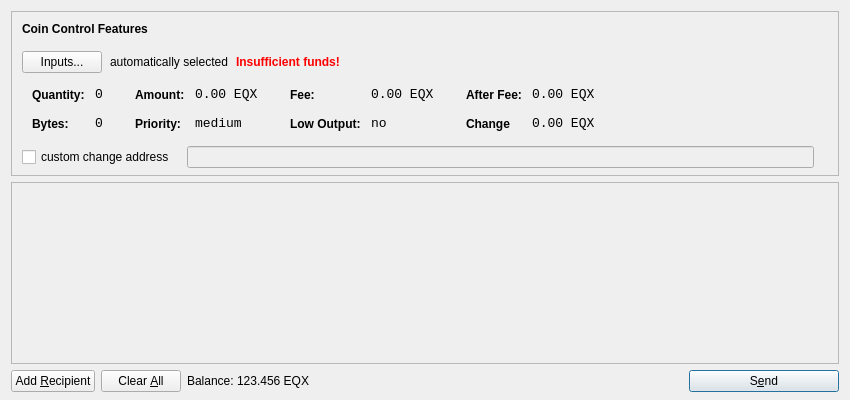
<?xml version="1.0" encoding="UTF-8"?>
<ui version="4.0">
 <class>SendCoinsDialog</class>
 <widget class="QDialog" name="SendCoinsDialog">
  <property name="geometry">
   <rect>
    <x>0</x>
    <y>0</y>
    <width>850</width>
    <height>400</height>
   </rect>
  </property>
  <property name="windowTitle">
   <string>Send Coins</string>
  </property>
  <layout class="QVBoxLayout" name="verticalLayout" stretch="0,1,0">
   <property name="bottomMargin">
    <number>8</number>
   </property>
   <item>
    <widget class="QFrame" name="frameCoinControl">
     <property name="sizePolicy">
      <sizepolicy hsizetype="Expanding" vsizetype="Expanding">
       <horstretch>0</horstretch>
       <verstretch>0</verstretch>
      </sizepolicy>
     </property>
     <property name="maximumSize">
      <size>
       <width>16777215</width>
       <height>16777215</height>
      </size>
     </property>
     <property name="frameShape">
      <enum>QFrame::StyledPanel</enum>
     </property>
     <property name="frameShadow">
      <enum>QFrame::Sunken</enum>
     </property>
     <layout class="QVBoxLayout" name="verticalLayoutCoinControl2">
      <property name="spacing">
       <number>-1</number>
      </property>
      <property name="leftMargin">
       <number>0</number>
      </property>
      <property name="topMargin">
       <number>0</number>
      </property>
      <property name="rightMargin">
       <number>0</number>
      </property>
      <property name="bottomMargin">
       <number>6</number>
      </property>
      <item>
       <layout class="QVBoxLayout" name="verticalLayoutCoinControl" stretch="0,0,0,0,1">
        <property name="spacing">
         <number>0</number>
        </property>
        <property name="leftMargin">
         <number>10</number>
        </property>
        <property name="topMargin">
         <number>10</number>
        </property>
        <item>
         <layout class="QHBoxLayout" name="horizontalLayoutCoinControl1">
          <property name="bottomMargin">
           <number>15</number>
          </property>
          <item>
           <widget class="QLabel" name="labelCoinControlFeatures">
            <property name="sizePolicy">
             <sizepolicy hsizetype="Preferred" vsizetype="Maximum">
              <horstretch>0</horstretch>
              <verstretch>0</verstretch>
             </sizepolicy>
            </property>
            <property name="font">
             <font>
              <weight>75</weight>
              <bold>true</bold>
             </font>
            </property>
            <property name="styleSheet">
             <string notr="true">font-weight:bold;</string>
            </property>
            <property name="text">
             <string>Coin Control Features</string>
            </property>
           </widget>
          </item>
         </layout>
        </item>
        <item>
         <layout class="QHBoxLayout" name="horizontalLayoutCoinControl2" stretch="0,0,0,0">
          <property name="spacing">
           <number>8</number>
          </property>
          <property name="bottomMargin">
           <number>10</number>
          </property>
          <item>
           <widget class="QPushButton" name="pushButtonCoinControl">
            <property name="styleSheet">
             <string notr="true"/>
            </property>
            <property name="text">
             <string>Inputs...</string>
            </property>
           </widget>
          </item>
          <item>
           <widget class="QLabel" name="labelCoinControlAutomaticallySelected">
            <property name="text">
             <string>automatically selected</string>
            </property>
            <property name="margin">
             <number>5</number>
            </property>
           </widget>
          </item>
          <item>
           <widget class="QLabel" name="labelCoinControlInsuffFunds">
            <property name="font">
             <font>
              <weight>75</weight>
              <bold>true</bold>
             </font>
            </property>
            <property name="styleSheet">
             <string notr="true">color:red;font-weight:bold;</string>
            </property>
            <property name="text">
             <string>Insufficient funds!</string>
            </property>
            <property name="margin">
             <number>5</number>
            </property>
           </widget>
          </item>
          <item>
           <spacer name="horizontalSpacerCoinControl">
            <property name="orientation">
             <enum>Qt::Horizontal</enum>
            </property>
            <property name="sizeHint" stdset="0">
             <size>
              <width>40</width>
              <height>1</height>
             </size>
            </property>
           </spacer>
          </item>
         </layout>
        </item>
        <item>
         <widget class="QWidget" name="widgetCoinControl" native="true">
          <property name="sizePolicy">
           <sizepolicy hsizetype="Preferred" vsizetype="Preferred">
            <horstretch>0</horstretch>
            <verstretch>0</verstretch>
           </sizepolicy>
          </property>
          <property name="minimumSize">
           <size>
            <width>0</width>
            <height>0</height>
           </size>
          </property>
          <property name="styleSheet">
           <string notr="true"/>
          </property>
          <layout class="QHBoxLayout" name="horizontalLayoutCoinControl5">
           <property name="margin">
            <number>0</number>
           </property>
           <item>
            <layout class="QHBoxLayout" name="horizontalLayoutCoinControl3" stretch="0,0,0,1">
             <property name="spacing">
              <number>20</number>
             </property>
             <property name="topMargin">
              <number>0</number>
             </property>
             <property name="bottomMargin">
              <number>10</number>
             </property>
             <item>
              <layout class="QFormLayout" name="formLayoutCoinControl1">
               <property name="horizontalSpacing">
                <number>10</number>
               </property>
               <property name="verticalSpacing">
                <number>14</number>
               </property>
               <property name="leftMargin">
                <number>10</number>
               </property>
               <property name="topMargin">
                <number>4</number>
               </property>
               <property name="rightMargin">
                <number>6</number>
               </property>
               <item row="0" column="0">
                <widget class="QLabel" name="labelCoinControlQuantityText">
                 <property name="styleSheet">
                  <string notr="true">font-weight:bold;</string>
                 </property>
                 <property name="text">
                  <string>Quantity:</string>
                 </property>
                 <property name="margin">
                  <number>0</number>
                 </property>
                </widget>
               </item>
               <item row="0" column="1">
                <widget class="QLabel" name="labelCoinControlQuantity">
                 <property name="font">
                  <font>
                   <family>Monospace</family>
                   <pointsize>10</pointsize>
                  </font>
                 </property>
                 <property name="cursor">
                  <cursorShape>IBeamCursor</cursorShape>
                 </property>
                 <property name="contextMenuPolicy">
                  <enum>Qt::ActionsContextMenu</enum>
                 </property>
                 <property name="text">
                  <string>0</string>
                 </property>
                 <property name="margin">
                  <number>0</number>
                 </property>
                 <property name="textInteractionFlags">
                  <set>Qt::LinksAccessibleByMouse|Qt::TextSelectableByKeyboard|Qt::TextSelectableByMouse</set>
                 </property>
                </widget>
               </item>
               <item row="1" column="0">
                <widget class="QLabel" name="labelCoinControlBytesText">
                 <property name="styleSheet">
                  <string notr="true">font-weight:bold;</string>
                 </property>
                 <property name="text">
                  <string>Bytes:</string>
                 </property>
                </widget>
               </item>
               <item row="1" column="1">
                <widget class="QLabel" name="labelCoinControlBytes">
                 <property name="font">
                  <font>
                   <family>Monospace</family>
                   <pointsize>10</pointsize>
                  </font>
                 </property>
                 <property name="cursor">
                  <cursorShape>IBeamCursor</cursorShape>
                 </property>
                 <property name="contextMenuPolicy">
                  <enum>Qt::ActionsContextMenu</enum>
                 </property>
                 <property name="text">
                  <string>0</string>
                 </property>
                 <property name="textInteractionFlags">
                  <set>Qt::LinksAccessibleByMouse|Qt::TextSelectableByKeyboard|Qt::TextSelectableByMouse</set>
                 </property>
                </widget>
               </item>
              </layout>
             </item>
             <item>
              <layout class="QFormLayout" name="formLayoutCoinControl2">
               <property name="horizontalSpacing">
                <number>10</number>
               </property>
               <property name="verticalSpacing">
                <number>14</number>
               </property>
               <property name="leftMargin">
                <number>6</number>
               </property>
               <property name="topMargin">
                <number>4</number>
               </property>
               <property name="rightMargin">
                <number>6</number>
               </property>
               <item row="0" column="0">
                <widget class="QLabel" name="labelCoinControlAmountText">
                 <property name="styleSheet">
                  <string notr="true">font-weight:bold;</string>
                 </property>
                 <property name="text">
                  <string>Amount:</string>
                 </property>
                 <property name="margin">
                  <number>0</number>
                 </property>
                </widget>
               </item>
               <item row="0" column="1">
                <widget class="QLabel" name="labelCoinControlAmount">
                 <property name="font">
                  <font>
                   <family>Monospace</family>
                   <pointsize>10</pointsize>
                  </font>
                 </property>
                 <property name="cursor">
                  <cursorShape>IBeamCursor</cursorShape>
                 </property>
                 <property name="contextMenuPolicy">
                  <enum>Qt::ActionsContextMenu</enum>
                 </property>
                 <property name="text">
                  <string>0.00 EQX</string>
                 </property>
                 <property name="textInteractionFlags">
                  <set>Qt::LinksAccessibleByMouse|Qt::TextSelectableByKeyboard|Qt::TextSelectableByMouse</set>
                 </property>
                </widget>
               </item>
               <item row="1" column="0">
                <widget class="QLabel" name="labelCoinControlPriorityText">
                 <property name="styleSheet">
                  <string notr="true">font-weight:bold;</string>
                 </property>
                 <property name="text">
                  <string>Priority:</string>
                 </property>
                </widget>
               </item>
               <item row="1" column="1">
                <widget class="QLabel" name="labelCoinControlPriority">
                 <property name="font">
                  <font>
                   <family>Monospace</family>
                   <pointsize>10</pointsize>
                  </font>
                 </property>
                 <property name="cursor">
                  <cursorShape>IBeamCursor</cursorShape>
                 </property>
                 <property name="contextMenuPolicy">
                  <enum>Qt::ActionsContextMenu</enum>
                 </property>
                 <property name="text">
                  <string>medium</string>
                 </property>
                 <property name="textInteractionFlags">
                  <set>Qt::LinksAccessibleByMouse|Qt::TextSelectableByKeyboard|Qt::TextSelectableByMouse</set>
                 </property>
                </widget>
               </item>
              </layout>
             </item>
             <item>
              <layout class="QFormLayout" name="formLayoutCoinControl3">
               <property name="horizontalSpacing">
                <number>10</number>
               </property>
               <property name="verticalSpacing">
                <number>14</number>
               </property>
               <property name="leftMargin">
                <number>6</number>
               </property>
               <property name="topMargin">
                <number>4</number>
               </property>
               <property name="rightMargin">
                <number>6</number>
               </property>
               <item row="0" column="0">
                <widget class="QLabel" name="labelCoinControlFeeText">
                 <property name="styleSheet">
                  <string notr="true">font-weight:bold;</string>
                 </property>
                 <property name="text">
                  <string>Fee:</string>
                 </property>
                 <property name="margin">
                  <number>0</number>
                 </property>
                </widget>
               </item>
               <item row="0" column="1">
                <widget class="QLabel" name="labelCoinControlFee">
                 <property name="font">
                  <font>
                   <family>Monospace</family>
                   <pointsize>10</pointsize>
                  </font>
                 </property>
                 <property name="cursor">
                  <cursorShape>IBeamCursor</cursorShape>
                 </property>
                 <property name="contextMenuPolicy">
                  <enum>Qt::ActionsContextMenu</enum>
                 </property>
                 <property name="text">
                  <string>0.00 EQX</string>
                 </property>
                 <property name="textInteractionFlags">
                  <set>Qt::LinksAccessibleByMouse|Qt::TextSelectableByKeyboard|Qt::TextSelectableByMouse</set>
                 </property>
                </widget>
               </item>
               <item row="1" column="0">
                <widget class="QLabel" name="labelCoinControlLowOutputText">
                 <property name="styleSheet">
                  <string notr="true">font-weight:bold;</string>
                 </property>
                 <property name="text">
                  <string>Low Output:</string>
                 </property>
                </widget>
               </item>
               <item row="1" column="1">
                <widget class="QLabel" name="labelCoinControlLowOutput">
                 <property name="font">
                  <font>
                   <family>Monospace</family>
                   <pointsize>10</pointsize>
                  </font>
                 </property>
                 <property name="cursor">
                  <cursorShape>IBeamCursor</cursorShape>
                 </property>
                 <property name="contextMenuPolicy">
                  <enum>Qt::ActionsContextMenu</enum>
                 </property>
                 <property name="text">
                  <string>no</string>
                 </property>
                 <property name="textInteractionFlags">
                  <set>Qt::LinksAccessibleByMouse|Qt::TextSelectableByKeyboard|Qt::TextSelectableByMouse</set>
                 </property>
                </widget>
               </item>
              </layout>
             </item>
             <item>
              <layout class="QFormLayout" name="formLayoutCoinControl4">
               <property name="horizontalSpacing">
                <number>10</number>
               </property>
               <property name="verticalSpacing">
                <number>14</number>
               </property>
               <property name="leftMargin">
                <number>6</number>
               </property>
               <property name="topMargin">
                <number>4</number>
               </property>
               <property name="rightMargin">
                <number>6</number>
               </property>
               <item row="0" column="0">
                <widget class="QLabel" name="labelCoinControlAfterFeeText">
                 <property name="styleSheet">
                  <string notr="true">font-weight:bold;</string>
                 </property>
                 <property name="text">
                  <string>After Fee:</string>
                 </property>
                 <property name="margin">
                  <number>0</number>
                 </property>
                </widget>
               </item>
               <item row="0" column="1">
                <widget class="QLabel" name="labelCoinControlAfterFee">
                 <property name="font">
                  <font>
                   <family>Monospace</family>
                   <pointsize>10</pointsize>
                  </font>
                 </property>
                 <property name="cursor">
                  <cursorShape>IBeamCursor</cursorShape>
                 </property>
                 <property name="contextMenuPolicy">
                  <enum>Qt::ActionsContextMenu</enum>
                 </property>
                 <property name="text">
                  <string>0.00 EQX</string>
                 </property>
                 <property name="textInteractionFlags">
                  <set>Qt::LinksAccessibleByMouse|Qt::TextSelectableByKeyboard|Qt::TextSelectableByMouse</set>
                 </property>
                </widget>
               </item>
               <item row="1" column="0">
                <widget class="QLabel" name="labelCoinControlChangeText">
                 <property name="styleSheet">
                  <string notr="true">font-weight:bold;</string>
                 </property>
                 <property name="text">
                  <string>Change</string>
                 </property>
                </widget>
               </item>
               <item row="1" column="1">
                <widget class="QLabel" name="labelCoinControlChange">
                 <property name="font">
                  <font>
                   <family>Monospace</family>
                   <pointsize>10</pointsize>
                  </font>
                 </property>
                 <property name="cursor">
                  <cursorShape>IBeamCursor</cursorShape>
                 </property>
                 <property name="contextMenuPolicy">
                  <enum>Qt::ActionsContextMenu</enum>
                 </property>
                 <property name="text">
                  <string>0.00 EQX</string>
                 </property>
                 <property name="textInteractionFlags">
                  <set>Qt::LinksAccessibleByMouse|Qt::TextSelectableByKeyboard|Qt::TextSelectableByMouse</set>
                 </property>
                </widget>
               </item>
              </layout>
             </item>
            </layout>
           </item>
          </layout>
         </widget>
        </item>
        <item>
         <layout class="QHBoxLayout" name="horizontalLayoutCoinControl4" stretch="0,0,0">
          <property name="spacing">
           <number>12</number>
          </property>
          <property name="sizeConstraint">
           <enum>QLayout::SetDefaultConstraint</enum>
          </property>
          <property name="topMargin">
           <number>5</number>
          </property>
          <property name="rightMargin">
           <number>5</number>
          </property>
          <item>
           <widget class="QCheckBox" name="checkBoxCoinControlChange">
            <property name="text">
             <string>custom change address</string>
            </property>
           </widget>
          </item>
          <item>
           <widget class="QLineEdit" name="lineEditCoinControlChange">
            <property name="enabled">
             <bool>false</bool>
            </property>
            <property name="sizePolicy">
             <sizepolicy hsizetype="Expanding" vsizetype="Fixed">
              <horstretch>0</horstretch>
              <verstretch>0</verstretch>
             </sizepolicy>
            </property>
           </widget>
          </item>
          <item>
           <widget class="QLabel" name="labelCoinControlChangeLabel">
            <property name="sizePolicy">
             <sizepolicy hsizetype="Preferred" vsizetype="Expanding">
              <horstretch>0</horstretch>
              <verstretch>0</verstretch>
             </sizepolicy>
            </property>
            <property name="minimumSize">
             <size>
              <width>0</width>
              <height>0</height>
             </size>
            </property>
            <property name="text">
             <string/>
            </property>
            <property name="margin">
             <number>3</number>
            </property>
           </widget>
          </item>
         </layout>
        </item>
        <item>
         <spacer name="verticalSpacerCoinControl">
          <property name="orientation">
           <enum>Qt::Vertical</enum>
          </property>
          <property name="sizeHint" stdset="0">
           <size>
            <width>800</width>
            <height>1</height>
           </size>
          </property>
         </spacer>
        </item>
       </layout>
      </item>
     </layout>
    </widget>
   </item>
   <item>
    <widget class="QScrollArea" name="scrollArea">
     <property name="widgetResizable">
      <bool>true</bool>
     </property>
     <widget class="QWidget" name="scrollAreaWidgetContents">
      <property name="geometry">
       <rect>
        <x>0</x>
        <y>0</y>
        <width>830</width>
        <height>165</height>
       </rect>
      </property>
      <layout class="QVBoxLayout" name="verticalLayout_2">
       <property name="margin">
        <number>0</number>
       </property>
       <item>
        <layout class="QVBoxLayout" name="entries">
         <property name="spacing">
          <number>6</number>
         </property>
        </layout>
       </item>
       <item>
        <spacer name="verticalSpacer">
         <property name="orientation">
          <enum>Qt::Vertical</enum>
         </property>
         <property name="sizeHint" stdset="0">
          <size>
           <width>20</width>
           <height>40</height>
          </size>
         </property>
        </spacer>
       </item>
      </layout>
     </widget>
    </widget>
   </item>
   <item>
    <layout class="QHBoxLayout" name="horizontalLayout">
     <item>
      <widget class="QPushButton" name="addButton">
       <property name="toolTip">
        <string>Send to multiple recipients at once</string>
       </property>
       <property name="text">
        <string>Add &amp;Recipient</string>
       </property>
       <property name="icon">
        <iconset resource="../bitcoin.qrc">
         <normaloff>:/icons/add</normaloff>:/icons/add</iconset>
       </property>
       <property name="autoDefault">
        <bool>false</bool>
       </property>
      </widget>
     </item>
     <item>
      <widget class="QPushButton" name="clearButton">
       <property name="sizePolicy">
        <sizepolicy hsizetype="Minimum" vsizetype="Fixed">
         <horstretch>0</horstretch>
         <verstretch>0</verstretch>
        </sizepolicy>
       </property>
       <property name="toolTip">
        <string>Remove all transaction fields</string>
       </property>
       <property name="text">
        <string>Clear &amp;All</string>
       </property>
       <property name="icon">
        <iconset resource="../bitcoin.qrc">
         <normaloff>:/icons/remove</normaloff>:/icons/remove</iconset>
       </property>
       <property name="autoRepeatDelay">
        <number>300</number>
       </property>
       <property name="autoDefault">
        <bool>false</bool>
       </property>
      </widget>
     </item>
     <item>
      <layout class="QHBoxLayout" name="horizontalLayout_2">
       <property name="spacing">
        <number>3</number>
       </property>
       <item>
        <widget class="QLabel" name="label">
         <property name="sizePolicy">
          <sizepolicy hsizetype="Preferred" vsizetype="Fixed">
           <horstretch>0</horstretch>
           <verstretch>0</verstretch>
          </sizepolicy>
         </property>
         <property name="text">
          <string>Balance:</string>
         </property>
        </widget>
       </item>
       <item>
        <widget class="QLabel" name="labelBalance">
         <property name="sizePolicy">
          <sizepolicy hsizetype="Preferred" vsizetype="Fixed">
           <horstretch>0</horstretch>
           <verstretch>0</verstretch>
          </sizepolicy>
         </property>
         <property name="cursor">
          <cursorShape>IBeamCursor</cursorShape>
         </property>
         <property name="text">
          <string>123.456 EQX</string>
         </property>
         <property name="textInteractionFlags">
          <set>Qt::LinksAccessibleByMouse|Qt::TextSelectableByKeyboard|Qt::TextSelectableByMouse</set>
         </property>
        </widget>
       </item>
      </layout>
     </item>
     <item>
      <spacer name="horizontalSpacer">
       <property name="orientation">
        <enum>Qt::Horizontal</enum>
       </property>
       <property name="sizeHint" stdset="0">
        <size>
         <width>40</width>
         <height>20</height>
        </size>
       </property>
      </spacer>
     </item>
     <item>
      <widget class="QPushButton" name="sendButton">
       <property name="minimumSize">
        <size>
         <width>150</width>
         <height>0</height>
        </size>
       </property>
       <property name="toolTip">
        <string>Confirm the send action</string>
       </property>
       <property name="text">
        <string>S&amp;end</string>
       </property>
       <property name="icon">
        <iconset resource="../bitcoin.qrc">
         <normaloff>:/icons/send</normaloff>:/icons/send</iconset>
       </property>
       <property name="default">
        <bool>true</bool>
       </property>
      </widget>
     </item>
    </layout>
   </item>
  </layout>
 </widget>
 <resources>
  <include location="../bitcoin.qrc"/>
 </resources>
 <connections/>
</ui>
